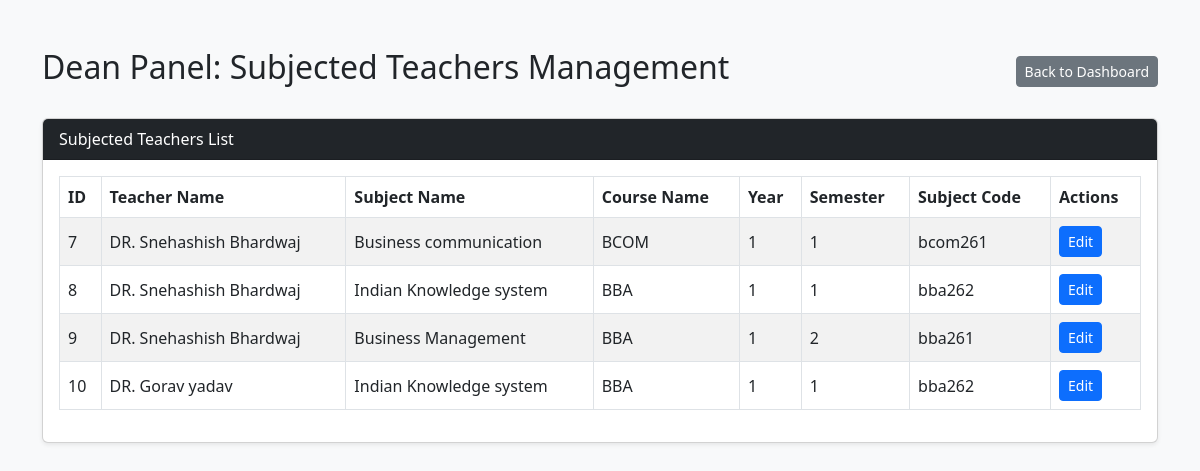
Page /dean/dean_subjected_teachers.php on the committed database.
### tables this page shows
CREATE TABLE `subjected_teacher` (
  `id` int(11) NOT NULL,
  `teacher_id` int(11) NOT NULL,
  `sub_id` int(11) NOT NULL,
  `teacher_name` varchar(255) NOT NULL,
  `subject_name` varchar(255) NOT NULL,
  `course_name` varchar(255) NOT NULL,
  `year` int(11) NOT NULL,
  `semester` int(11) NOT NULL,
  `subject_code` varchar(66) NOT NULL
);

### dean/dean_subjected_teachers.php (the view, shortened to what this page needs)
<?php
include '../db_connect.php';
$teachers_list = [];
try {
    $teachersResult = $conn->query("SELECT * FROM subjected_teacher");
    if ($teachersResult) {
        while ($row = $teachersResult->fetch_assoc()) {
            $teachers_list[] = $row;
        }
    }
} catch (mysqli_sql_exception $e) {
    $error_message = "Database Error: " . $e->getMessage();
} catch (Exception $e) {
    $error_message = "General Error: " . $e->getMessage();
}
?>
<!DOCTYPE html>
<html lang="en">
<head>
    <link href="https://cdn.jsdelivr.net/npm/bootstrap@5.3.0/dist/css/bootstrap.min.css" rel="stylesheet">
</head>
<body class="bg-light">
<div class="container my-5">
    <div class="d-flex justify-content-between align-items-center mb-4">
        <h2>Dean Panel: Subjected Teachers Management</h2>
        <a href="dean_dashboard.php" class="btn btn-secondary btn-sm">Back to Dashboard</a>
    </div>
    <div class="card shadow-sm">
        <div class="card-header bg-dark text-white">Subjected Teachers List</div>
        <div class="card-body">
            <div class="table-responsive">
                <table class="table table-bordered table-striped align-middle">
                    <thead>
                        <tr>
                            <th>ID</th>
                            <th>Teacher Name</th>
                            <th>Subject Name</th>
                            <th>Course Name</th>
                            <th>Year</th>
                            <th>Semester</th>
                            <th>Subject Code</th>
                            <th>Actions</th>
                        </tr>
                    </thead>
                    <tbody>
                        <?php if (count($teachers_list) > 0): ?>
                            <?php foreach ($teachers_list as $row): ?>
                                <tr>
                                    <td><?= htmlspecialchars($row['id']) ?></td>
                                    <td><?= htmlspecialchars($row['teacher_name']) ?></td>
                                    <td><?= htmlspecialchars($row['subject_name']) ?></td>
                                    <td><?= htmlspecialchars($row['course_name']) ?></td>
                                    <td><?= htmlspecialchars($row['year']) ?></td>
                                    <td><?= htmlspecialchars($row['semester']) ?></td>
                                    <td><?= htmlspecialchars($row['subject_code']) ?></td>
                                    <td>
                                        <a href="dean_subjected_teachers.php?edit_id=<?= $row['id'] ?>" class="btn btn-sm btn-primary">Edit</a>
                                    </td>
                                </tr>
                            <?php endforeach; ?>
                        <?php else: ?>
                            <tr>
                                <td colspan="8" class="text-center">No records found.</td>
                            </tr>
                        <?php endif; ?>
                    </tbody>
                </table>
            </div>
        </div>
    </div>
</div>
</body>
</html>

### rows in the picture
subjected_teacher: id "7", teacher_name "DR. Snehashish Bhardwaj", subject_name "Business communication", course_name "BCOM", year "1", semester "1", subject_code "bcom261"
subjected_teacher: id "8", teacher_name "DR. Snehashish Bhardwaj", subject_name "Indian Knowledge system", course_name "BBA", year "1", semester "1", subject_code "bba262"
subjected_teacher: id "9", teacher_name "DR. Snehashish Bhardwaj", subject_name "Business Management", course_name "BBA", year "1", semester "2", subject_code "bba261"
subjected_teacher: id "10", teacher_name "DR. Gorav yadav", subject_name "Indian Knowledge system", course_name "BBA", year "1", semester "1", subject_code "bba262"
